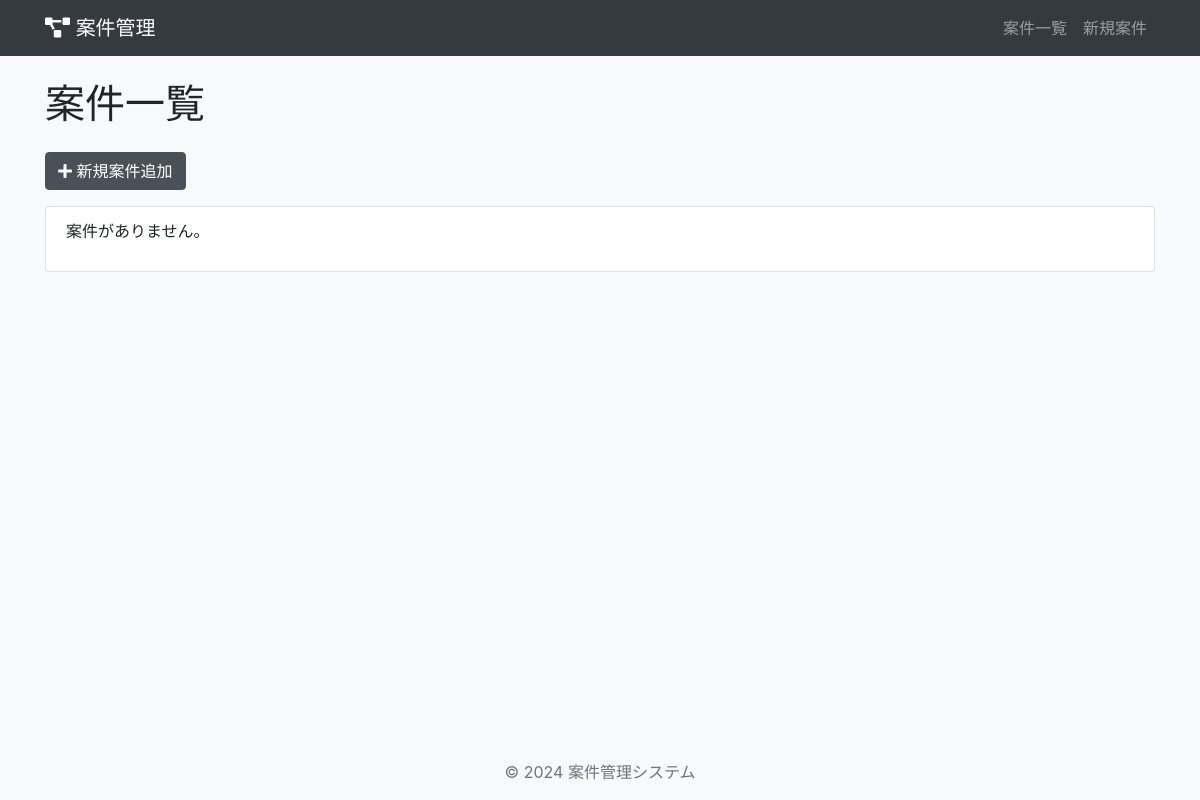
Before: / with the older database file.
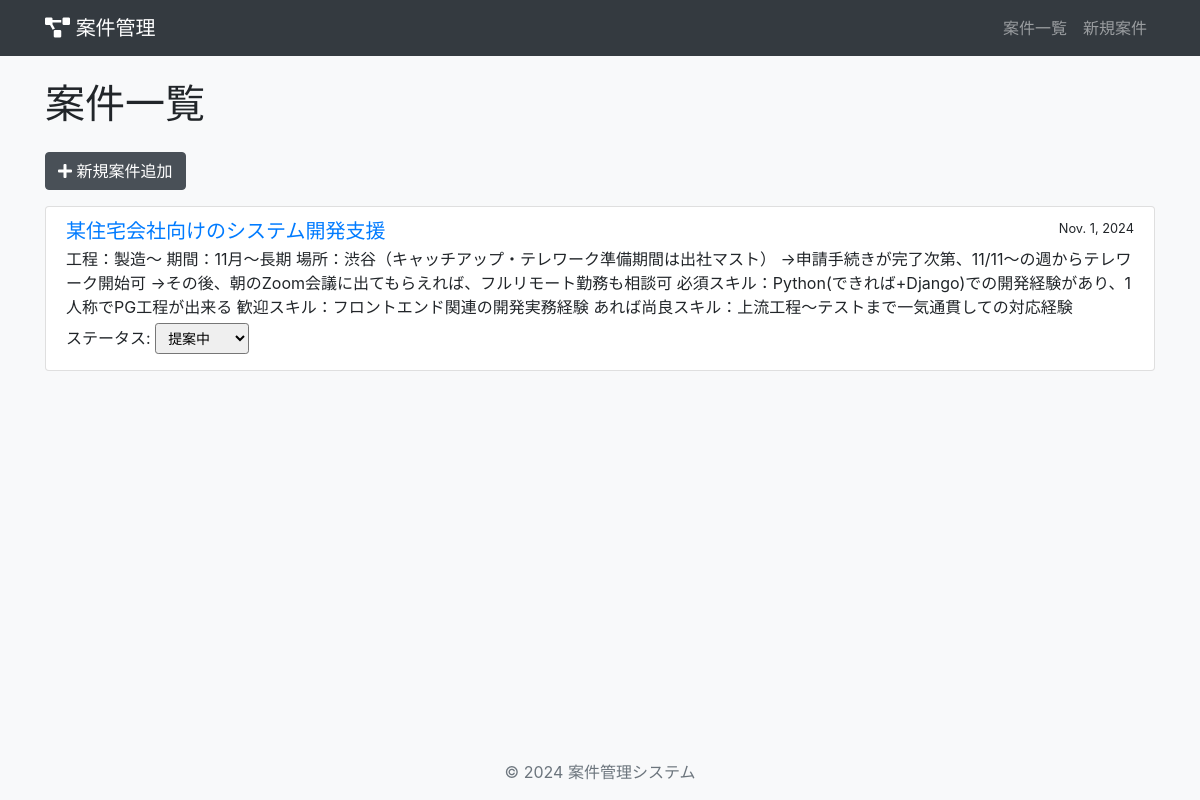
After: the same page with the newer database file.
### projects/models.py (models this page shows, shortened)
class Project(models.Model):
    name = models.CharField(max_length=200)  # プロジェクト名
    description = models.TextField()  # プロジェクトの説明
    start_date = models.DateField()  # プロジェクト開始日
    end_date = models.DateField(null=True, blank=True)  # プロジェクト終了日（オプション）
    time = models.TextField(null=True, blank=True)  # 勤務時間（オプション）
    address = models.TextField(null=True, blank=True)  # 勤務場所
    status = models.CharField(max_length=20, choices=[  # プロジェクトの状態
        ('proposal', '提案中'),
        ('ongoing', '進行中'),
        ('waiting', '結果待ち'),
        ('confirmed', '確定'),
        ('failure', '失敗'),
    ], default='proposal')
    @property
    def status_choices(self):
        return self._meta.get_field('status').choices

### projects/views.py (the view)
# urls.py: path('', views.ProjectListView.as_view(), name='project_list'),
class ProjectListView(ListView):
    model = Project
    template_name = 'projects/project_list.html'
    context_object_name = 'projects'

### projects/templates/projects/project_list.html (shortened to what this page needs)
{% extends 'base.html' %}
{% load static %}
{% block content %}
  <h1 class="mb-4">案件一覧</h1>
  <a href="{% url 'project_create' %}" class="btn btn-primary mb-3">
    <i class="fas fa-plus"></i> 新規案件追加
  </a>
  <div class="list-group">
    {% for project in projects %}
      <div class="list-group-item">
        <div class="d-flex w-100 justify-content-between">
          <h5 class="mb-1">
            <a href="{% url 'project_detail' project.pk %}">{{ project.name }}</a>
          </h5>
          <small>{{ project.start_date }}</small>
        </div>
        <p class="mb-1">{{ project.description|truncatewords:20 }}</p>
        <form class="status-form" data-project-id="{{ project.pk }}">
          <label for="status-{{ project.pk }}">ステータス:</label>
          <select id="status-{{ project.pk }}" name="status" class="form-control-sm">
            {% for value, label in project.status_choices %}
              <option value="{{ value }}" {% if value == project.status %}selected{% endif %}>{{ label }}</option>
            {% endfor %}
          </select>
        </form>
      </div>
    {% empty %}
      <div class="list-group-item">
        <p>案件がありません。</p>
      </div>
    {% endfor %}
  </div>
{% endblock %}

### templates/base.html (shortened to what this page needs)
<!DOCTYPE html>
<html lang="ja">
<head>
    <link href="https://stackpath.bootstrapcdn.com/bootstrap/4.5.2/css/bootstrap.min.css" rel="stylesheet">
    <link href="https://cdnjs.cloudflare.com/ajax/libs/font-awesome/5.15.1/css/all.min.css" rel="stylesheet">
</head>
<body>
    <nav class="navbar navbar-expand-lg navbar-dark">
        <div class="container">
            <a class="navbar-brand" href="{% url 'project_list' %}">
                <i class="fas fa-project-diagram"></i> 案件管理
            </a>
            <div class="collapse navbar-collapse" id="navbarNav">
                <ul class="navbar-nav ml-auto">
                    <li class="nav-item">
                        <a class="nav-link" href="{% url 'project_list' %}">案件一覧</a>
                    </li>
                    <li class="nav-item">
                        <a class="nav-link" href="{% url 'project_create' %}">新規案件</a>
                    </li>
                </ul>
            </div>
        </div>
    </nav>
    <main class="container mt-4">
        {% block content %}
        {% endblock %}
    </main>
    <footer class="bg-light py-3 mt-4">
        <div class="container text-center">
            <span class="text-muted">&copy; 2024 案件管理システム</span>
        </div>
    </footer>
</body>
</html>

### templates/base.html (style rules this page uses)
body { display: flex; min-height: 100vh; flex-direction: column; background-color: #f8f9fa; }
main { flex: 1; }
.navbar { background-color: #343a40 !important; }
.btn-primary { background-color: #495057; border-color: #495057; }

Changed rows visible on the page:
added Project: name "某住宅会社向けのシステム開発支援", start_date "Nov. 1, 2024", description "工程：製造～ 期間：11月～長期 場所：渋谷（キャッチアップ・テレワーク準備期間は出社マスト） →申請手続きが完了次第、11/11～の週からテレワーク開始可 →その後、朝のZoom会議に出てもらえれば、フルリモート勤務も相談可 必須スキル：Python(できれば+Django)での開発経験があり、1人称でPG工程が出来る 歓迎スキル：フロントエンド関連の開発実務経験 あれば尚良スキル：上流工程～テストまで一気通貫しての対応経験", status "提案中"
Other visible differences:
text no longer shown: "案件がありません。"
